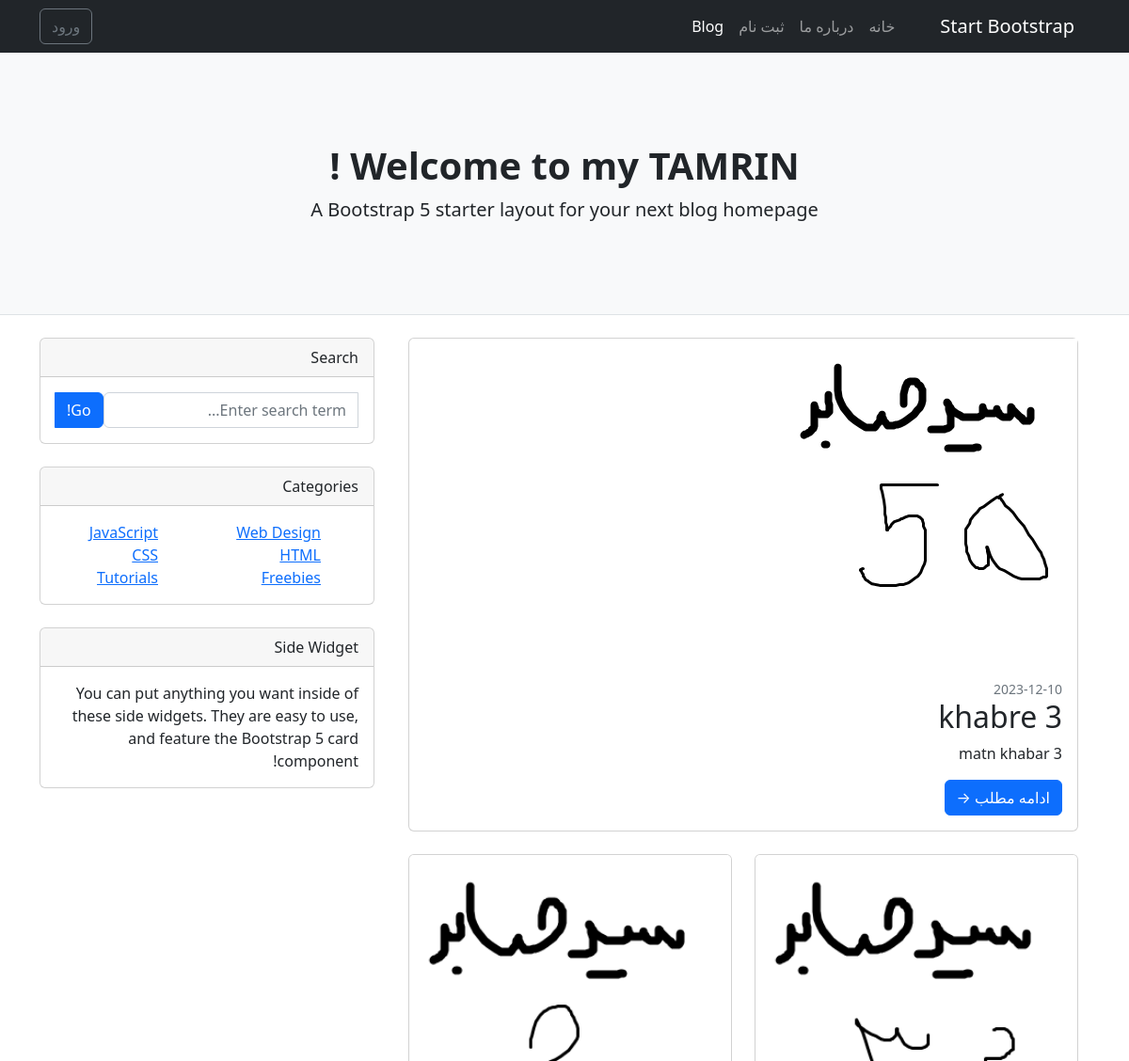
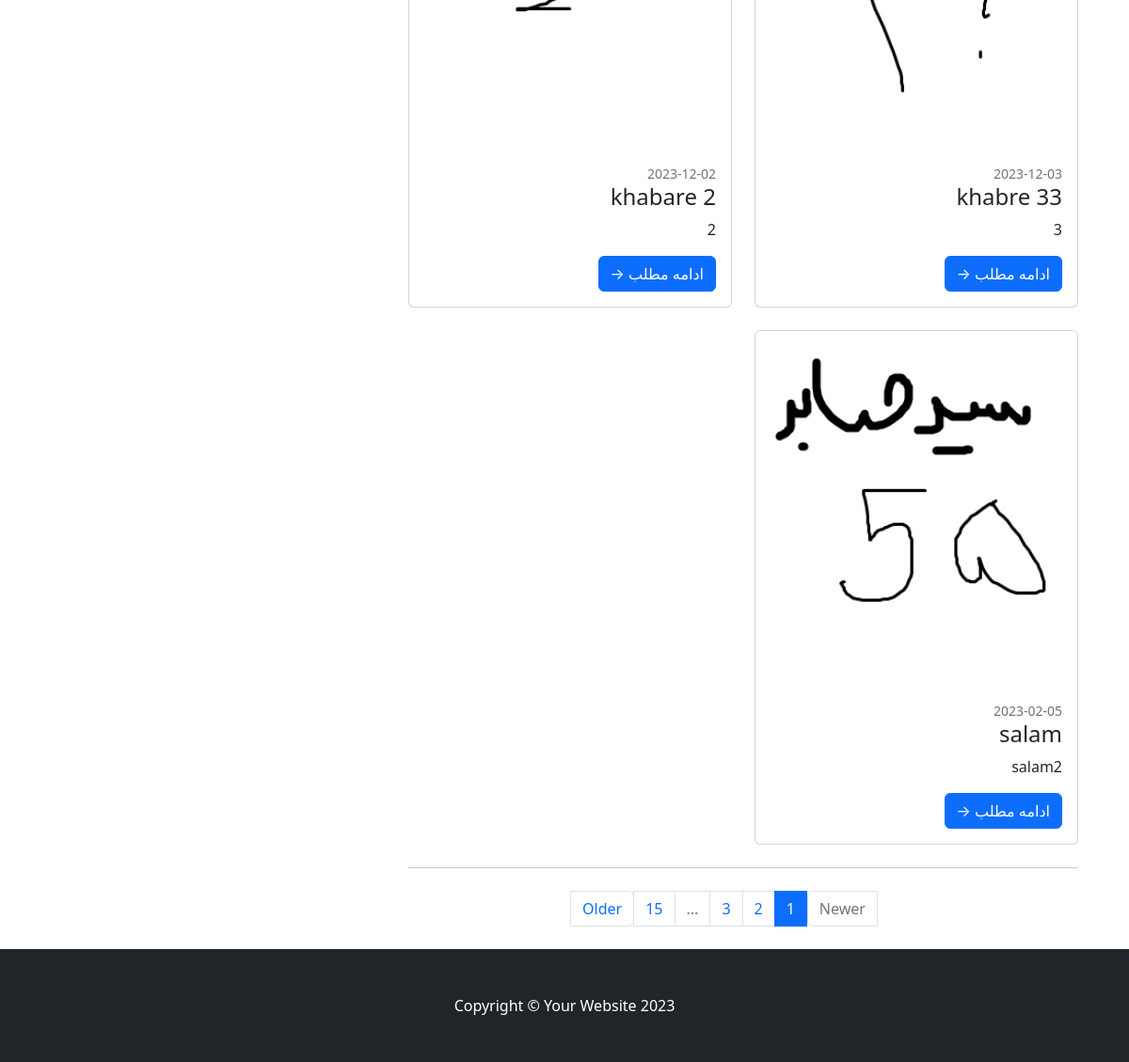
The page / on the database its author committed (2 pictures, top to bottom).
### tables this page shows
CREATE TABLE `posts` (
  `id` int(11) NOT NULL,
  `title` varchar(50) NOT NULL,
  `text_body` text NOT NULL,
  `date` date NOT NULL,
  `author` varchar(50) NOT NULL,
  `category` varchar(50) NOT NULL,
  `is_deleted` tinyint(1) NOT NULL DEFAULT 0,
  `is_pinned` tinyint(1) NOT NULL DEFAULT 0,
  `image` varchar(100) NOT NULL
);

### admin/general/public_values.php (called while the page is built)
<?php
$site_url = "http://localhost/php/Parsas16/";
$admin_url = $site_url."admin/";

### include files/content include files/main-content.php (the view)
<?php
$q = "SELECT * FROM `posts` ORDER BY is_pinned DESC, date DESC";
$result = $connection -> query($q);
if($result){
    $first = $result-> fetch_assoc();
}
?>
<div class="card mb-4">
    <a href="#!"><img src="<?= $admin_url . $first ['image'] ?>" alt="پیش نمایش"></a>
    <div class="card-body">
        <div class="small text-muted"><?= $first ['date'] ?></div>
        <h2 class="card-title"><?= $first ['title'] ?></h2>
        <p class="card-text"><?= mb_substr($first ['text_body'],0,60) ?></p>
        <a class="btn btn-primary" href="?page=post_view&id=<?= $first['id'] ?>">ادامه مطلب →</a>
    </div>
</div>
<div class="row">
    <?php
    if ($result){
        while($row = $result -> fetch_assoc()){
            ?>
            <div class="col-lg-6">
                <div class="card mb-4">
                    <a href="#!"><img class="card-img-top" src="<?= $admin_url . $row ['image'] ?>" alt="..." /></a>
                    <div class="card-body">
                        <div class="small text-muted"><?= $row['date'] ?></div>
                        <h2 class="card-title h4"><?= $row  ['title'] ?></h2>
                        <p class="card-text"><?= mb_substr($row ['text_body'],0,60) ?></p>
                        <a class="btn btn-primary" href="?page=post_view&id=<?= $row['id'] ?>">ادامه مطلب →</a>
                    </div>
                </div>
            </div>
            <?php
        }
    }
    ?>
</div>
<nav aria-label="Pagination">
    <hr class="my-0" />
    <ul class="pagination justify-content-center my-4">
        <li class="page-item disabled"><a class="page-link" href="#" tabindex="-1" aria-disabled="true">Newer</a></li>
        <li class="page-item active" aria-current="page"><a class="page-link" href="#!">1</a></li>
        <li class="page-item"><a class="page-link" href="#!">2</a></li>
        <li class="page-item"><a class="page-link" href="#!">3</a></li>
        <li class="page-item disabled"><a class="page-link" href="#!">...</a></li>
        <li class="page-item"><a class="page-link" href="#!">15</a></li>
        <li class="page-item"><a class="page-link" href="#!">Older</a></li>
    </ul>
</nav

### index.php (shortened to what this page needs)
<?php
require "admin/general/public_values.php"
?>
<!DOCTYPE html>
<html lang="fa-ir">
    <head>
        <link rel="stylesheet" href="css/costume.css">
        <link href="css/styles.css" rel="stylesheet" />
    </head>
    <body>
        <?php
        include "include files/top_navbar.php"
        ?>
        <?php
        include "include files/header.php"
        ?>
        <?php
        include "include files/content.php"
        ?>
        <?php
        include "include files/footer.php"
        ?>
    </body>
</html>

### include files/top_navbar.php (shortened to what this page needs)
<nav class="navbar navbar-expand-lg navbar-dark bg-dark">
    <div class="container">
        <a class="navbar-brand" href="#!">Start Bootstrap</a>
        <div class="collapse navbar-collapse" id="navbarSupportedContent">
            <ul class="navbar-nav ms-auto mb-2 mb-lg-0">
                <li class="nav-item"><a class="nav-link" href=".">خانه</a></li>
                <li class="nav-item"><a class="nav-link" href="./?page=about">درباره ما</a></li>
                <li class="nav-item"><a class="nav-link" href="./?page=sign_in">ثبت نام</a></li>
                <li class="nav-item"><a class="nav-link active" aria-current="page" href="#">Blog</a></li>
            </ul>
            <?php
            if (isset($_SESSION['user_id'])){
            ?>
            <span class="text-white">خوش آمدید <?= $_SESSION['full_name'] ?> عزیز </span>
                    <a class="btn btn-outline-danger" href="./logout.php">خروج</a>
            <?php
            }else{
                ?>
                <a class="btn btn-outline-secondary" href="./?page=login">ورود</a>
            <?php
            }
            ?>
        </div>
    </div>
</nav>

### include files/header.php
<header class="py-5 bg-light border-bottom mb-4">
    <div class="container">
        <div class="text-center my-5">
            <h1 class="fw-bolder">Welcome to my TAMRIN !</h1>
            <p class="lead mb-0">A Bootstrap 5 starter layout for your next blog homepage</p>
        </div>
    </div>
</header>

### include files/content.php
<div class="container">
    <div class="row">
        <div class="col-lg-8">
        <?php
        if (isset($_GET['page'])){
            switch ($_GET['page']){
                case "home":
                    include "page_home.php"; break;
                case "about":
                    include "page_about.php"; break;
                case "sign_in":
                    include "page_sign_in.php";break;
                    case "login":
                    include "page_login.php";break;
                    case "post_view":
                    include "post_view.php";break;
                default: include "error_404.php"; break;
            }
        }else{
            include "page_home.php";
        }
        ?>
        </div>
        <?php
        include "include files/content include files/sidebar.php";
        ?>
    </div>
</div>

### page_home.php
<div class="container">
        <?php
        include "include files/content include files/main-content.php";
        ?>
</div>

### include files/content include files/sidebar.php
<div class="col-lg-4">
    <div class="card mb-4">
        <div class="card-header">Search</div>
        <div class="card-body">
            <div class="input-group">
                <input class="form-control" type="text" placeholder="Enter search term..." aria-label="Enter search term..." aria-describedby="button-search" />
                <button class="btn btn-primary" id="button-search" type="button">Go!</button>
            </div>
        </div>
    </div>
    <div class="card mb-4">
        <div class="card-header">Categories</div>
        <div class="card-body">
            <div class="row">
                <div class="col-sm-6">
                    <ul class="list-unstyled mb-0">
                        <li><a href="#!">Web Design</a></li>
                        <li><a href="#!">HTML</a></li>
                        <li><a href="#!">Freebies</a></li>
                    </ul>
                </div>
                <div class="col-sm-6">
                    <ul class="list-unstyled mb-0">
                        <li><a href="#!">JavaScript</a></li>
                        <li><a href="#!">CSS</a></li>
                        <li><a href="#!">Tutorials</a></li>
                    </ul>
                </div>
            </div>
        </div>
    </div>
    <div class="card mb-4">
        <div class="card-header">Side Widget</div>
        <div class="card-body">You can put anything you want inside of these side widgets. They are easy to use, and feature the Bootstrap 5 card component!</div>
    </div>
</div>

### include files/footer.php
<footer class="py-5 bg-dark">
    <div class="container"><p class="m-0 text-center text-white">Copyright &copy; Your Website 2023</p></div>
</footer>

### css/costume.css (style rules this page uses)
*,body,html { direction: rtl; }

### rows shown on the page
posts: image (picture), date "2023-12-10", title "khabre 3", text_body "matn khabar 3"
posts: image (picture), date "2023-12-03", title "khabre 33", text_body "3"
posts: image (picture), date "2023-12-02", title "khabare 2", text_body "2"
posts: image (picture), date "2023-02-05", title "salam", text_body "salam2"
